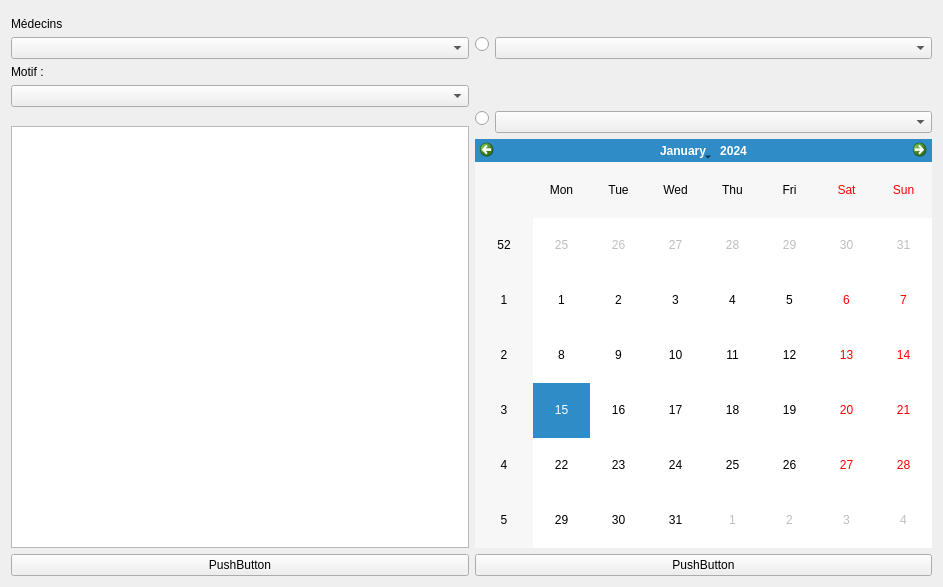
<?xml version="1.0" encoding="UTF-8"?>
<ui version="4.0">
 <class>Form</class>
 <widget class="QWidget" name="Form">
  <property name="geometry">
   <rect>
    <x>0</x>
    <y>0</y>
    <width>943</width>
    <height>587</height>
   </rect>
  </property>
  <property name="windowTitle">
   <string>Form</string>
  </property>
  <property name="toolTip">
   <string>&lt;html&gt;&lt;head/&gt;&lt;body&gt;&lt;p&gt;&lt;img src=&quot;:/logoGSB/logoGSBresize.png&quot;/&gt;&lt;/p&gt;&lt;/body&gt;&lt;/html&gt;</string>
  </property>
  <layout class="QGridLayout" name="gridLayout">
   <item row="2" column="2" rowspan="5">
    <layout class="QFormLayout" name="formLayout">
     <item row="0" column="0">
      <widget class="QRadioButton" name="radioButton_1">
       <property name="text">
        <string/>
       </property>
      </widget>
     </item>
     <item row="0" column="1">
      <widget class="QComboBox" name="rapport_echantillon1"/>
     </item>
     <item row="2" column="0">
      <widget class="QRadioButton" name="radioButton_2">
       <property name="text">
        <string/>
       </property>
      </widget>
     </item>
     <item row="2" column="1">
      <widget class="QComboBox" name="rapport_echantillon2"/>
     </item>
     <item row="1" column="1">
      <spacer name="verticalSpacer">
       <property name="orientation">
        <enum>Qt::Vertical</enum>
       </property>
       <property name="sizeType">
        <enum>QSizePolicy::Minimum</enum>
       </property>
       <property name="sizeHint" stdset="0">
        <size>
         <width>20</width>
         <height>40</height>
        </size>
       </property>
      </spacer>
     </item>
    </layout>
   </item>
   <item row="6" column="1" rowspan="2">
    <widget class="QTextEdit" name="rapport_datas"/>
   </item>
   <item row="0" column="2" rowspan="2">
    <widget class="QLabel" name="label">
     <property name="whatsThis">
      <string>&lt;html&gt;&lt;head/&gt;&lt;body&gt;&lt;p&gt;&lt;img src=&quot;:/logoGSB/logoGSBresize.png&quot;/&gt;&lt;/p&gt;&lt;/body&gt;&lt;/html&gt;</string>
     </property>
     <property name="text">
      <string>&lt;html&gt;&lt;head/&gt;&lt;body&gt;&lt;p align=&quot;center&quot;&gt;&lt;img src=&quot;:/logoGSB/logoGSBresize.png&quot;/&gt;&lt;/p&gt;&lt;/body&gt;&lt;/html&gt;</string>
     </property>
    </widget>
   </item>
   <item row="8" column="1">
    <widget class="QPushButton" name="rapport_to_index">
     <property name="text">
      <string>PushButton</string>
     </property>
    </widget>
   </item>
   <item row="8" column="2">
    <widget class="QPushButton" name="rapport_envoyer">
     <property name="text">
      <string>PushButton</string>
     </property>
    </widget>
   </item>
   <item row="3" column="1">
    <widget class="QLabel" name="label_2">
     <property name="text">
      <string>Motif :</string>
     </property>
    </widget>
   </item>
   <item row="4" column="1">
    <widget class="QComboBox" name="rapport_motif"/>
   </item>
   <item row="7" column="2">
    <widget class="QCalendarWidget" name="rapport_calendrier"/>
   </item>
   <item row="2" column="1">
    <widget class="QComboBox" name="rapport_medecins"/>
   </item>
   <item row="1" column="1">
    <widget class="QLabel" name="label_3">
     <property name="text">
      <string>Médecins</string>
     </property>
    </widget>
   </item>
  </layout>
 </widget>
 <resources>
  <include location="ressources.qrc"/>
 </resources>
 <connections/>
</ui>
